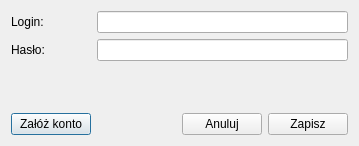
<ui version="4.0" >
 <class>frmOpenSubtitlesConfig</class>
 <widget class="QDialog" name="frmOpenSubtitlesConfig" >
  <property name="geometry" >
   <rect>
    <x>0</x>
    <y>0</y>
    <width>359</width>
    <height>146</height>
   </rect>
  </property>
  <property name="minimumSize" >
   <size>
    <width>330</width>
    <height>130</height>
   </size>
  </property>
  <property name="maximumSize" >
   <size>
    <width>450</width>
    <height>180</height>
   </size>
  </property>
  <property name="windowTitle" >
   <string>OpenSubtitles - konfiguracja</string>
  </property>
  <layout class="QGridLayout" name="gridLayout" >
   <item row="0" column="0" >
    <widget class="QLabel" name="lbNick" >
     <property name="text" >
      <string>Login:</string>
     </property>
    </widget>
   </item>
   <item row="0" column="1" colspan="3" >
    <widget class="QLineEdit" name="leNick" >
     <property name="text" >
      <string/>
     </property>
    </widget>
   </item>
   <item row="1" column="0" >
    <widget class="QLabel" name="lbPass" >
     <property name="text" >
      <string>Hasło:</string>
     </property>
    </widget>
   </item>
   <item row="1" column="1" colspan="3" >
    <widget class="QLineEdit" name="lePass" >
     <property name="text" >
      <string/>
     </property>
     <property name="echoMode" >
      <enum>QLineEdit::Password</enum>
     </property>
    </widget>
   </item>
   <item row="2" column="0" colspan="4" >
    <spacer name="verticalSpacer" >
     <property name="orientation" >
      <enum>Qt::Vertical</enum>
     </property>
     <property name="sizeHint" stdset="0" >
      <size>
       <width>318</width>
       <height>11</height>
      </size>
     </property>
    </spacer>
   </item>
   <item row="3" column="0" >
    <widget class="QPushButton" name="pbRegister" >
     <property name="text" >
      <string>Załóż konto</string>
     </property>
    </widget>
   </item>
   <item row="3" column="1" >
    <spacer name="horizontalSpacer" >
     <property name="orientation" >
      <enum>Qt::Horizontal</enum>
     </property>
     <property name="sizeHint" stdset="0" >
      <size>
       <width>53</width>
       <height>20</height>
      </size>
     </property>
    </spacer>
   </item>
   <item row="3" column="2" >
    <widget class="QPushButton" name="pbCancel" >
     <property name="text" >
      <string>Anuluj</string>
     </property>
    </widget>
   </item>
   <item row="3" column="3" >
    <widget class="QPushButton" name="pbSave" >
     <property name="text" >
      <string>Zapisz</string>
     </property>
    </widget>
   </item>
  </layout>
 </widget>
 <resources>
  <include location="../../res/resources.qrc" />
 </resources>
 <connections>
  <connection>
   <sender>pbCancel</sender>
   <signal>clicked()</signal>
   <receiver>frmOpenSubtitlesConfig</receiver>
   <slot>reject()</slot>
   <hints>
    <hint type="sourcelabel" >
     <x>236</x>
     <y>101</y>
    </hint>
    <hint type="destinationlabel" >
     <x>164</x>
     <y>59</y>
    </hint>
   </hints>
  </connection>
  <connection>
   <sender>pbSave</sender>
   <signal>clicked()</signal>
   <receiver>frmOpenSubtitlesConfig</receiver>
   <slot>accept()</slot>
   <hints>
    <hint type="sourcelabel" >
     <x>300</x>
     <y>101</y>
    </hint>
    <hint type="destinationlabel" >
     <x>164</x>
     <y>59</y>
    </hint>
   </hints>
  </connection>
 </connections>
</ui>
